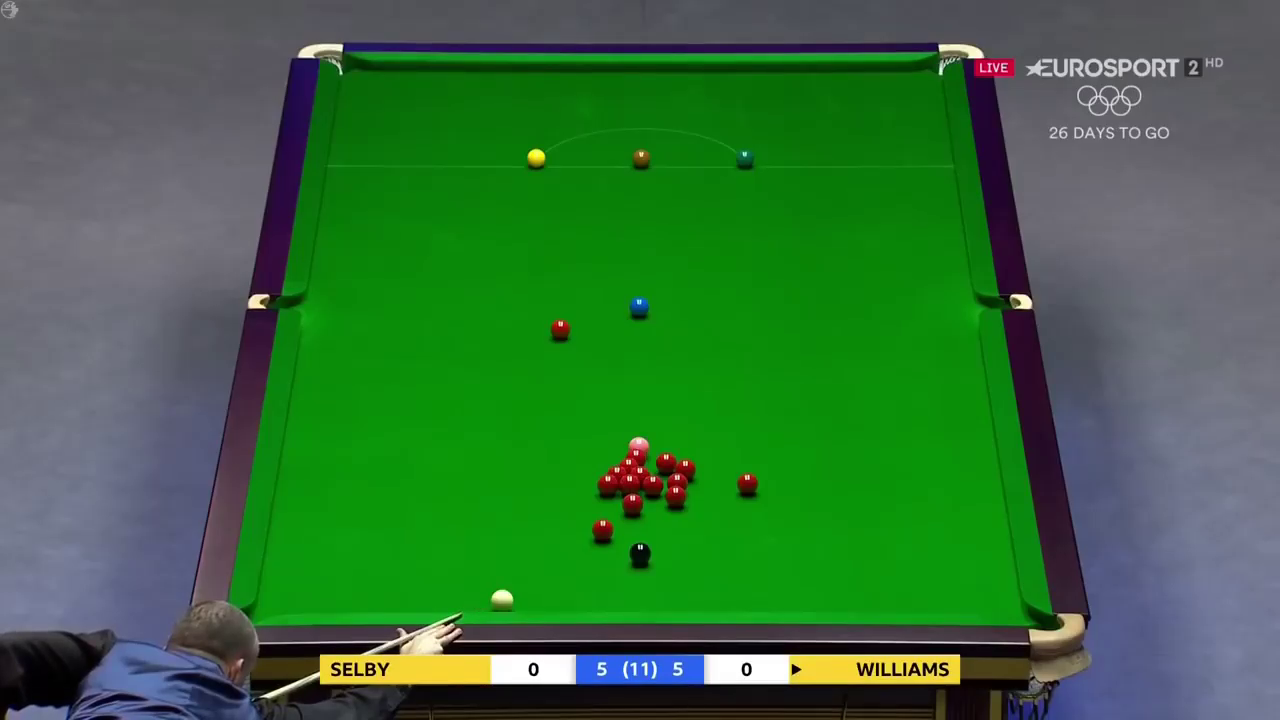
#> input picture frame 23 of MS/CV/Labs/Lab7/videos/20.mp4, 1280 x 720 px, given in place of 19.mp4, which was not available
$ jupyter execute 'Particle filter.ipynb'   (text cells are left out)
#> lines starting #> are read from the running program, lines starting #| are printed output that depends on the picture
[cell 1]
import numpy as np
import cv2 as cv
import os
import glob
import matplotlib.pyplot as plt
from numpy.random import uniform
import pdb

[cell 2]
# a particle is a bopunding box, represented by the top left corner
# and fixed width and hieght
# [5 lines left out: function create_uniform_particles, not called in this run]

[cell 3]
# predict where the particles will be at the nex frame by applying some dynamics
# take into account velocity and some random noise

# [21 lines left out: function predict, not called in this run]

[cell 4]
# update the weight of each particle based on how similar is to the target window
# use a simple color histogram model
# essential step: how to update the weights
# [14 lines left out: function update, not called in this run]

[cell 5]
# estimate the center of the cloud of particles
# [6 lines left out: function estimate, not called in this run]

[cell 6]
# resample particles based on their weight
# [19 lines left out: functions resample, resample_from_index, not called in this run]

[cell 7]
# change the path to match on your machine
base_folder = 'videos'
path_video = os.path.join(base_folder, "19.mp4")

cap = cv.VideoCapture(path_video)
current_frame = 0
max_number_of_frame_to_run = 750

ret, frame = cap.read() # Read the frame
#> frame is the input picture: shape (720, 1280, 3); mean B, G, R 60.2, 110.2, 55.3
frame_gray = cv.cvtColor(frame,cv.COLOR_BGR2GRAY)
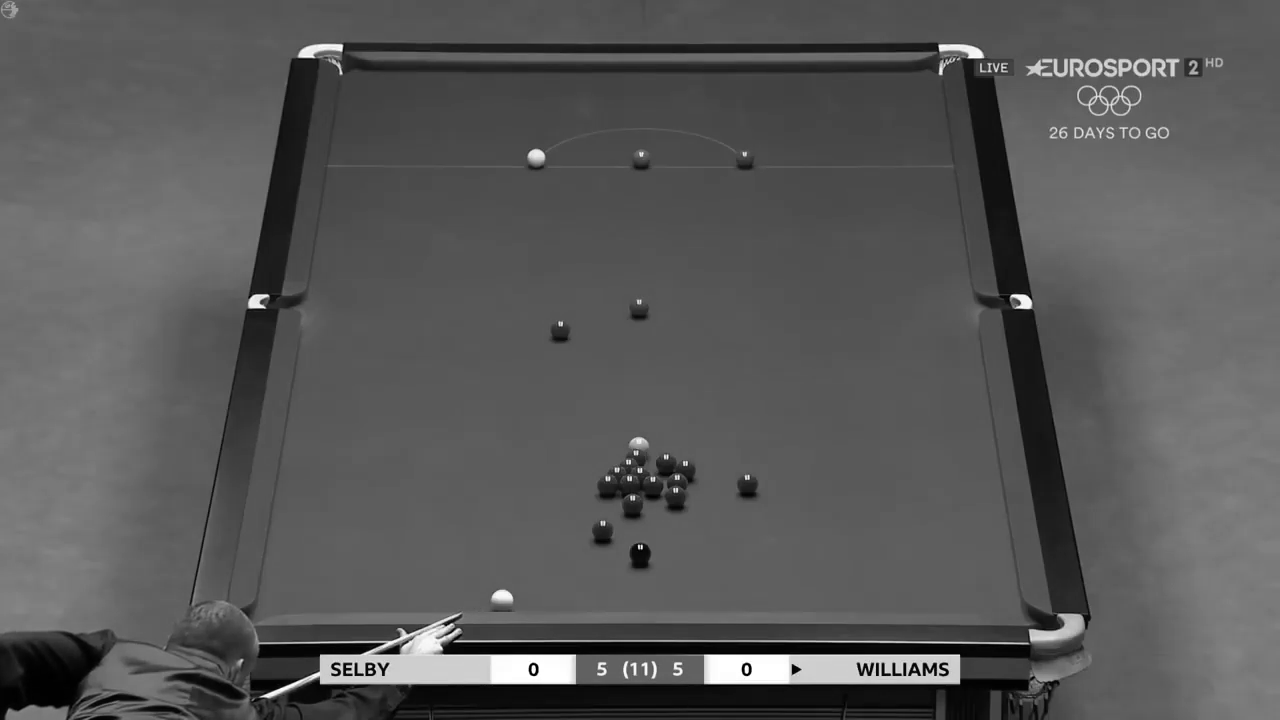
#> frame_gray: shape (720, 1280); min 0, max 255, mean 88.1
old_frame_gray = frame_gray

ret, first_frame = cap.read() # Read the first frame
x, y, w, h = cv.selectROI(first_frame)
img_roi = frame[y: y + h, x: x + w].copy()
hist_roi = cv.calcHist([img_roi], [0 ,1, 2], None, [8, 8, 8], [0, 256, 0, 256, 0, 256])
hist_roi_norm = hist_roi/ hist_roi.sum()
bb = np.array([x, y, x + w - 1, y + h - 1])

N = 1000
particles = create_uniform_particles([x, x], [y, y], N)
velocity = [0, 0]
std = [10, 10]

while(cap.isOpened()):
    ret, frame = cap.read() # Read the frame
    if ret is True:
        current_frame = current_frame + 1
        print("current_frame", current_frame)
        frame_gray = cv.cvtColor(frame,cv.COLOR_BGR2GRAY)


        particles = predict(particles, velocity, std, frame, w, h)

        weights = update(particles, frame, hist_roi_norm, w, h)

        obj = np.int32(estimate(particles, weights))

        velocity[0] = obj[0] - bb[0]
        velocity[1] = obj[1] - bb[1]
        print('velocity = ', velocity)
        bb = obj.copy()

        indexes = resample(weights)
        particles, weights = resample_from_index(particles, weights, indexes)

        for i in range(N):
            img2 = cv.rectangle(frame, (np.int32(particles[i,0]), np.int32(particles[i,1])), (np.int32(particles[i,0]) + w - 1, np.int32(particles[i,1]) + h - 1), (0,255,0), 1)

        img2 = cv.rectangle(frame, (obj[0], obj[1]), (obj[0] + w - 1, obj[1] + h - 1), (0, 255, 255), 4)
        cv.imshow('img2', img2)
        cv.waitKey(1)
        if current_frame > max_number_of_frame_to_run:
            break

        if cv.waitKey(1) & 0xFF == ord('q'):
            break
    else:
        break

# after playing the video, release the video capture
cap.release()
# close all the frames
cv.destroyAllWindows()


$ run again, starting later in the video
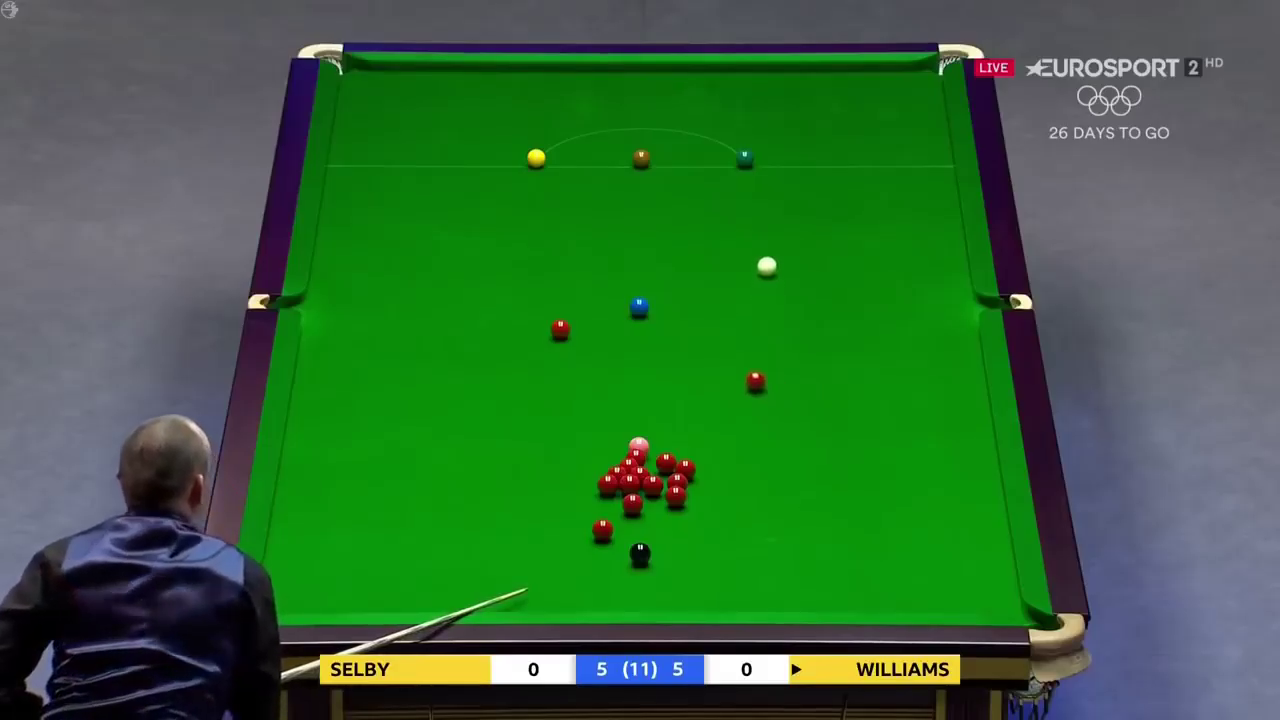
#> input picture frame 106 of MS/CV/Labs/Lab7/videos/20.mp4, 1280 x 720 px, given in place of 19.mp4, which was not available
#> frame is the input picture: shape (720, 1280, 3); mean B, G, R 56.4, 106.5, 52.3
#> `frame_gray = cv.cvtColor(frame,cv.COLOR_BGR2GRAY)`:
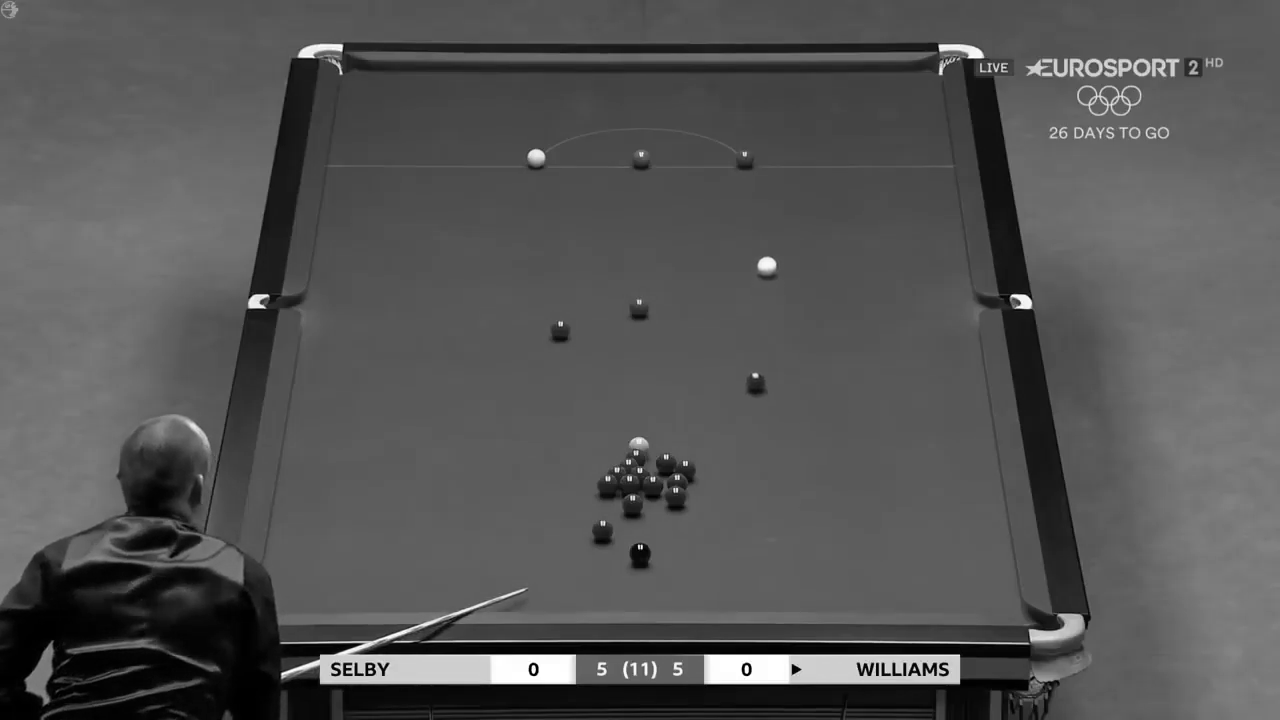
#> frame_gray: shape (720, 1280); min 0, max 255, mean 84.6

$ run again, starting later in the video
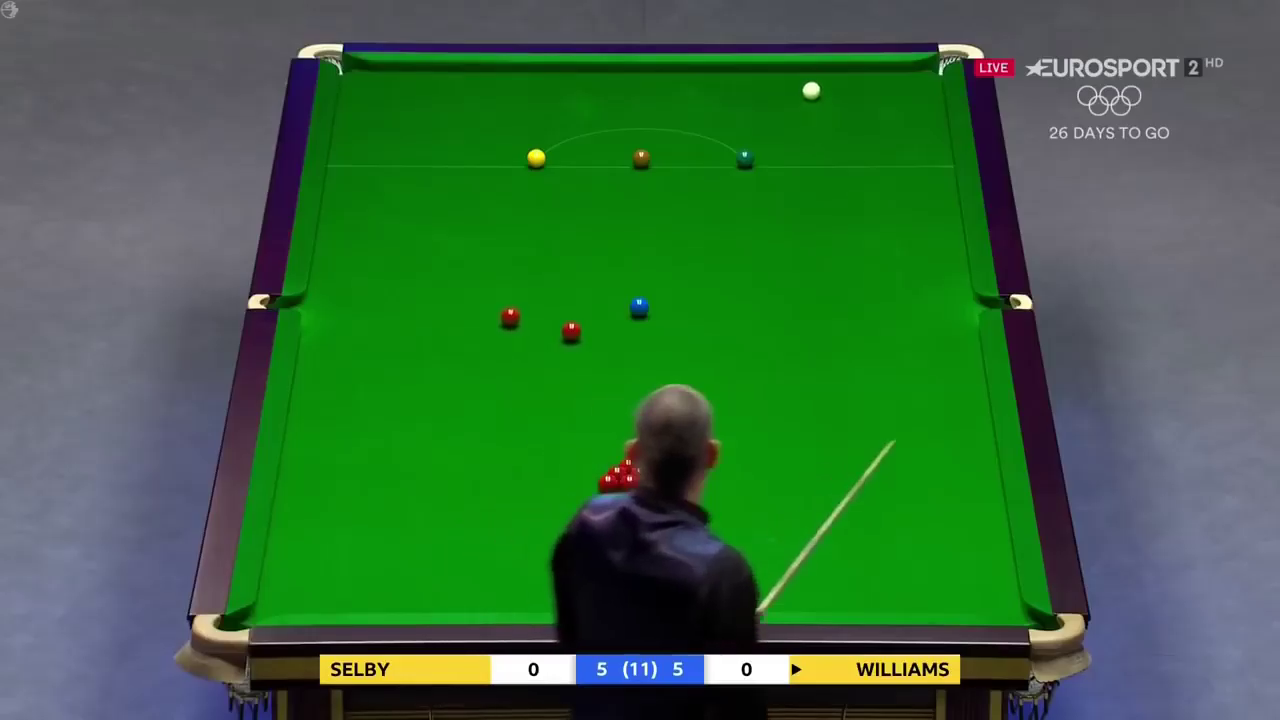
#> input picture frame 188 of MS/CV/Labs/Lab7/videos/20.mp4, 1280 x 720 px, given in place of 19.mp4, which was not available
#> frame is the input picture: shape (720, 1280, 3); mean B, G, R 61.5, 106.8, 56.1
#> `frame_gray = cv.cvtColor(frame,cv.COLOR_BGR2GRAY)`:
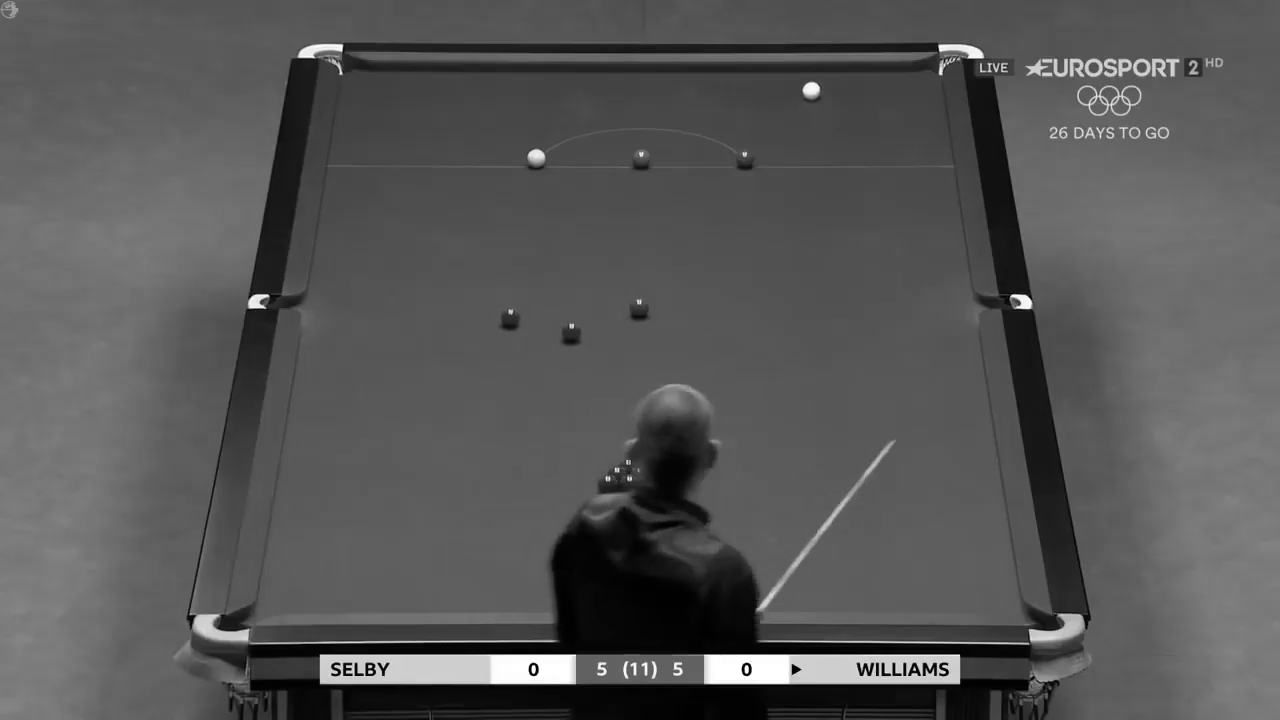
#> frame_gray: shape (720, 1280); min 0, max 255, mean 86.5
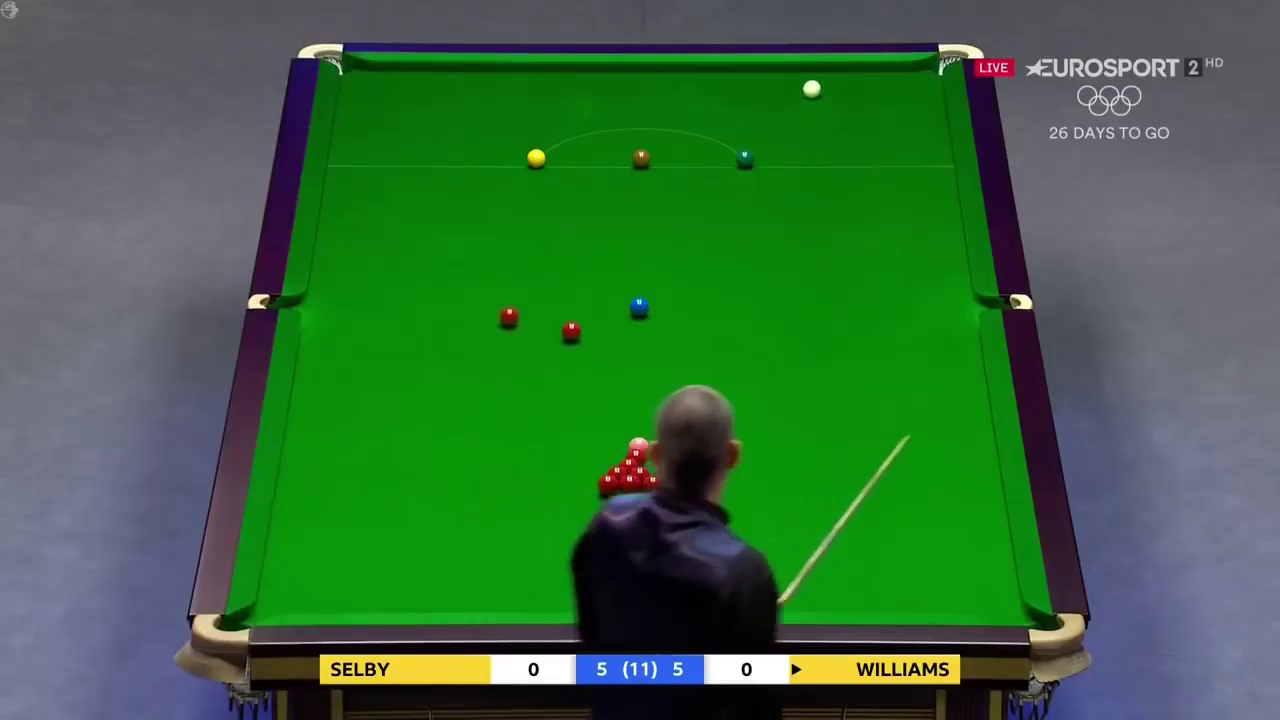
#> input picture frame 189 of MS/CV/Labs/Lab7/videos/20.mp4, 1280 x 720 px, given in place of 19.mp4, which was not available
#> first_frame is the input picture: shape (720, 1280, 3); mean B, G, R 61.6, 106.7, 56.2
